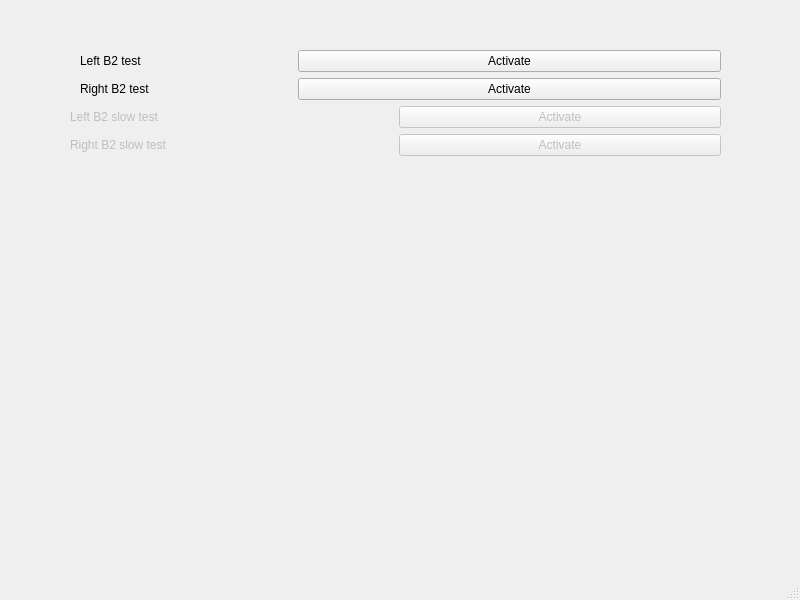
<?xml version="1.0" encoding="UTF-8"?>
<ui version="4.0">
 <class>WBSDDoserWindow</class>
 <widget class="QMainWindow" name="WBSDDoserWindow">
  <property name="geometry">
   <rect>
    <x>0</x>
    <y>0</y>
    <width>800</width>
    <height>600</height>
   </rect>
  </property>
  <property name="windowTitle">
   <string>B2 doser system</string>
  </property>
  <widget class="QWidget" name="centralwidget">
   <widget class="QWidget" name="verticalLayoutWidget">
    <property name="geometry">
     <rect>
      <x>20</x>
      <y>30</y>
      <width>751</width>
      <height>211</height>
     </rect>
    </property>
    <layout class="QVBoxLayout" name="verticalLayout">
     <property name="leftMargin">
      <number>50</number>
     </property>
     <property name="topMargin">
      <number>20</number>
     </property>
     <property name="rightMargin">
      <number>50</number>
     </property>
     <item>
      <layout class="QGridLayout" name="gridLayout" columnstretch="1,2">
       <property name="leftMargin">
        <number>10</number>
       </property>
       <item row="1" column="1">
        <widget class="QPushButton" name="rightB2Test">
         <property name="text">
          <string>Activate</string>
         </property>
        </widget>
       </item>
       <item row="1" column="0">
        <widget class="QLabel" name="label">
         <property name="text">
          <string>Right B2 test</string>
         </property>
        </widget>
       </item>
       <item row="0" column="1">
        <widget class="QPushButton" name="leftB2Test">
         <property name="text">
          <string>Activate</string>
         </property>
        </widget>
       </item>
       <item row="0" column="0">
        <widget class="QLabel" name="label_2">
         <property name="text">
          <string>Left B2 test</string>
         </property>
        </widget>
       </item>
      </layout>
     </item>
     <item>
      <layout class="QGridLayout" name="gridLayout_3">
       <item row="0" column="1">
        <widget class="QPushButton" name="leftB2SlowTest">
         <property name="enabled">
          <bool>false</bool>
         </property>
         <property name="text">
          <string>Activate</string>
         </property>
        </widget>
       </item>
       <item row="0" column="0">
        <widget class="QLabel" name="leftSlowLab">
         <property name="enabled">
          <bool>false</bool>
         </property>
         <property name="text">
          <string>Left B2 slow test</string>
         </property>
        </widget>
       </item>
       <item row="1" column="0">
        <widget class="QLabel" name="rightSlowLab">
         <property name="enabled">
          <bool>false</bool>
         </property>
         <property name="text">
          <string>Right B2 slow test</string>
         </property>
        </widget>
       </item>
       <item row="1" column="1">
        <widget class="QPushButton" name="rightB2SlowTest">
         <property name="enabled">
          <bool>false</bool>
         </property>
         <property name="text">
          <string>Activate</string>
         </property>
        </widget>
       </item>
      </layout>
     </item>
     <item>
      <spacer name="verticalSpacer">
       <property name="orientation">
        <enum>Qt::Vertical</enum>
       </property>
       <property name="sizeHint" stdset="0">
        <size>
         <width>20</width>
         <height>40</height>
        </size>
       </property>
      </spacer>
     </item>
    </layout>
   </widget>
  </widget>
  <widget class="QMenuBar" name="menubar">
   <property name="geometry">
    <rect>
     <x>0</x>
     <y>0</y>
     <width>800</width>
     <height>21</height>
    </rect>
   </property>
  </widget>
  <widget class="QStatusBar" name="statusbar"/>
 </widget>
 <tabstops>
  <tabstop>leftB2Test</tabstop>
  <tabstop>rightB2Test</tabstop>
 </tabstops>
 <resources/>
 <connections/>
</ui>
